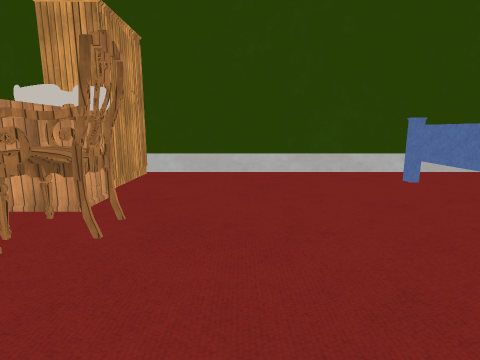
[1] (above)

21 first-person views from a walk through a scene from a Unity 3-D project. The camera is 1.3 m above the floor, tilts 10° down and sees 80° across. The floor is counted in squares, 1 m on a side. Each view is taken from the middle of a square. On the plan, view 1 faces up. The plan holds only what a view shows up to about 13 squares ahead; the rest is blank. The place goes on beyond the plan. The player character is not drawn. Door leaves are left out, so doorways stand open. Some surface patterns are stand-ins.

[2]
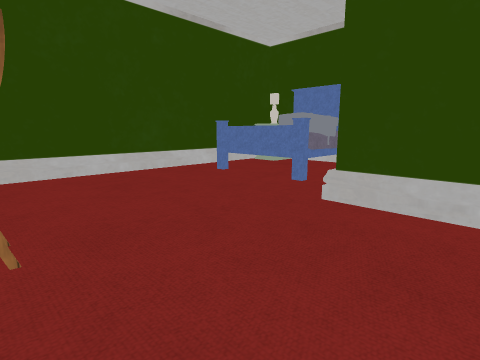

[3]
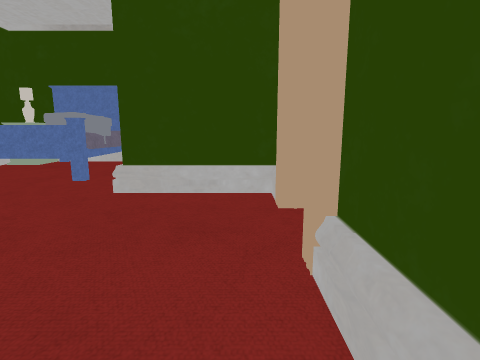

[4]
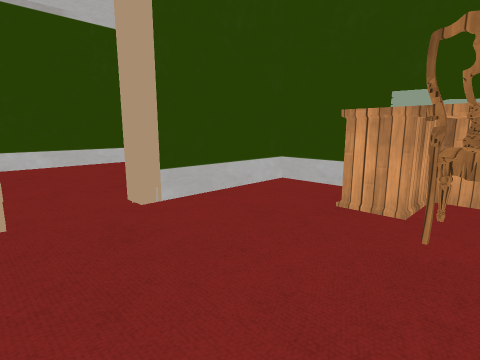

[5]
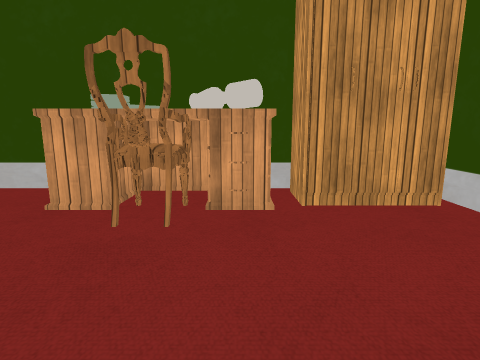

[6]
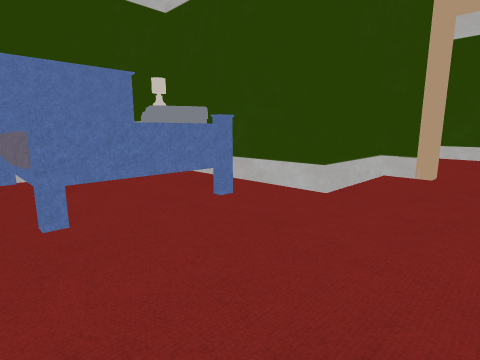

[7]
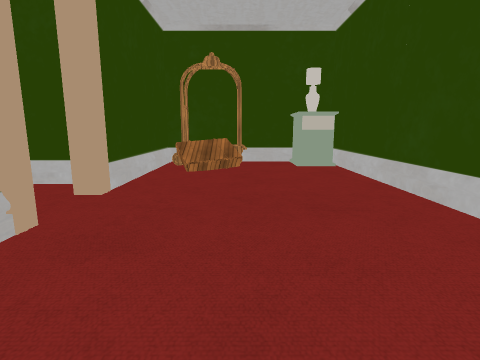

[8]
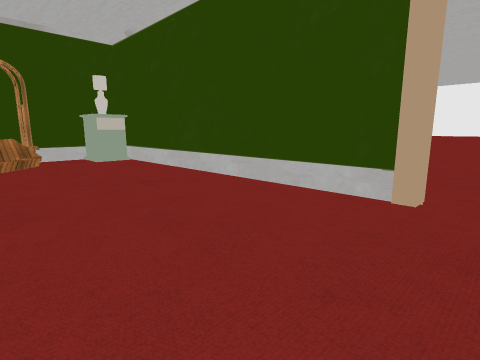

[9]
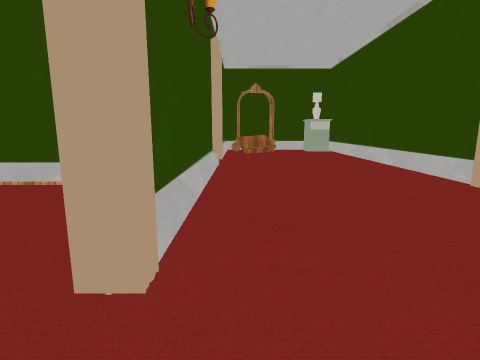

[10]
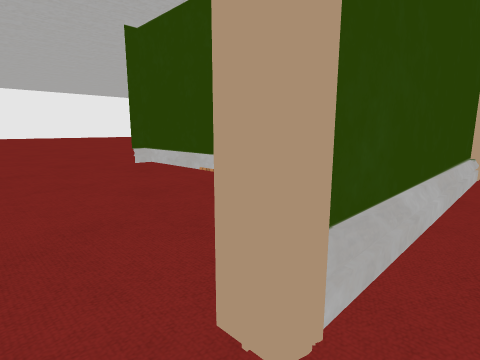

[11]
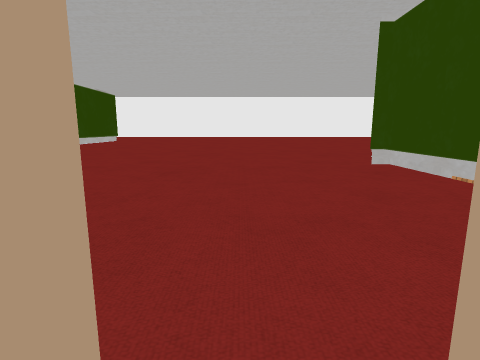

[12]
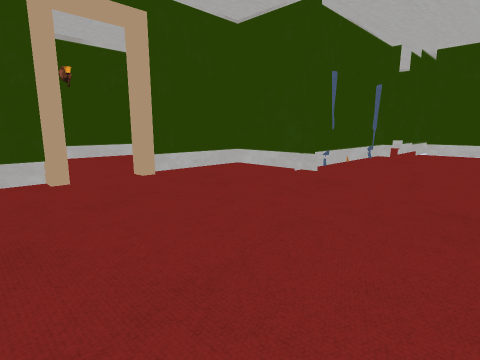

[13]
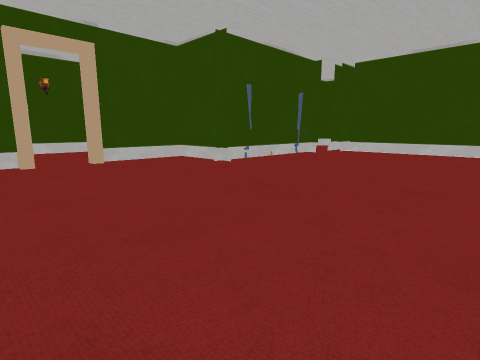

[14]
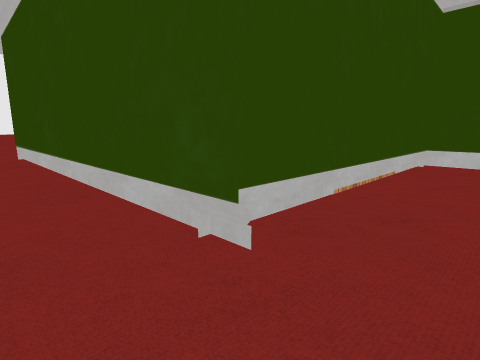

[15]
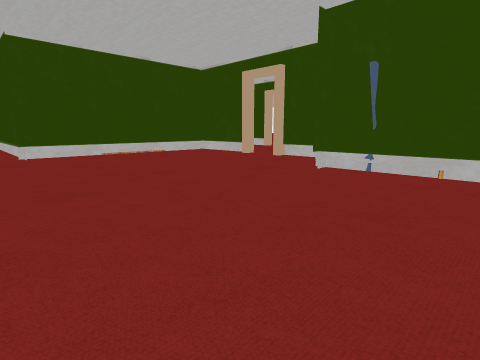

[16]
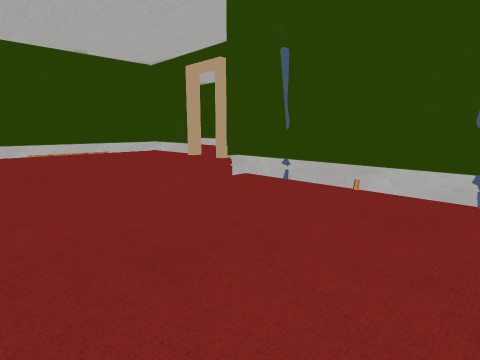

[17]
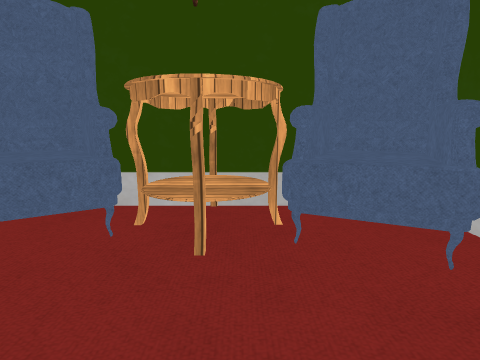

[18]
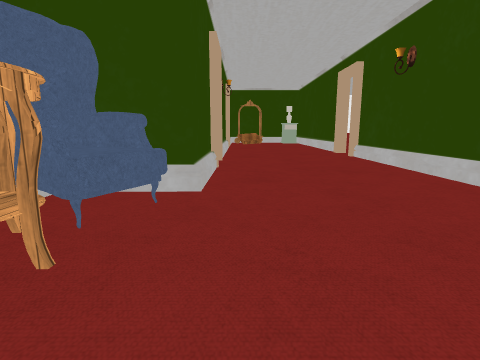

[19]
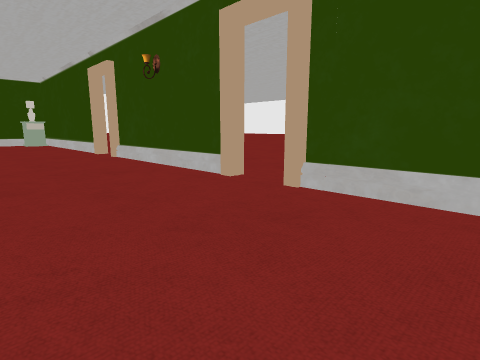

[20]
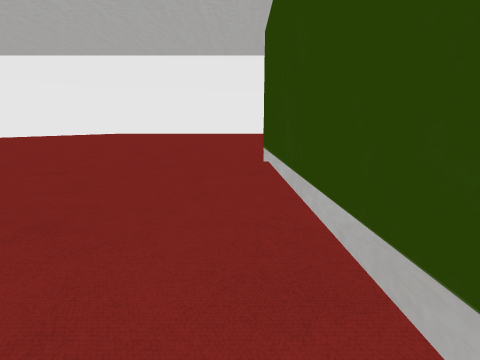

[21]
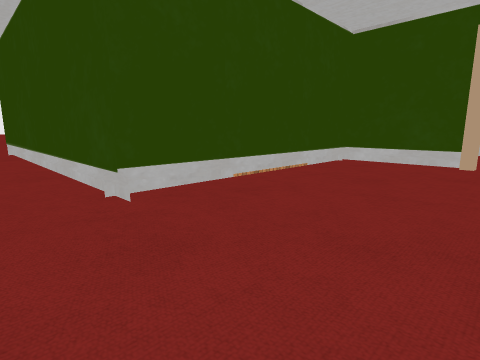

### Floor plan
Points are (right, up) in squares from view 1. A wall is a line through its corners. A room is listed if a view was taken in it or the views show most of it. See-through windows are left out.
Room 1 (views 1, 2, 3, 4, 5, 6, 12, 13, 14, 15, 16, 20, 21)
walls: (-4.5, 6.2) (-4.5, 5.6); (-4.5, 5.4) (-4.5, 9.1); (-5.1, 9) (6.5, 9) (-5, 9); (-4.5, 1.1) (-4.5, -0.7); (-8.6, -0.8) (-0.5, -0.8); (-11.1, -0.7) (-10.7, -0.7); (-4.3, -0.7) (-0.2, -0.7); (-14.9, 2.5) (-14.9, -1.1); (-4.5, -1) (-4.5, 1.6); (-14.9, -0.8) (-11.3, -0.8); (2.8, 2.5) (5.9, 2.5); (1.6, -0.7) (2.5, -0.7); (1.6, -0.8) (2.8, -0.8); (3, -0.8) (3, 2.5); (-20.6, 2) (-14.6, 2)
low walls: (-4.3, 6.3) (-4.3, 5.6); (-4.3, 5.5) (-4.3, 9.1); (-5.1, 8.8) (2.4, 8.8); (-4.3, 1.1) (-4.3, -0.7); (-8.5, -1.1) (-4.2, -1.2); (-4.3, -0.4) (-4.3, 1.5); (-14.9, -1.1) (-11.1, -1.1); (2.5, 8.8) (3.4, 8.8); (3.5, 8.8) (4.4, 8.8); (2.8, -0.8) (2.8, 2.5); (4.5, 8.8) (5.4, 8.8); (-20.5, 1.8) (-14.6, 1.8); (5.5, 8.8) (6.5, 8.8) (-5, 8.8)
ways out: open door at (-9.5, -1) to room 2; open door at (0.5, -1) to room 2
objects: other object (-4, 2) to (-4, 3); desk (-4, 4) to (-4, 5); desk (-3, 2); other object (-3, 3); lamp (-3, 4) to (-2, 5); wardrobe (-3, 6) to (-3, 8); chair (-2, 3) to (-2, 4); bed (4, 4) to (6, 7)
Room 2 (views 7, 8, 9, 10, 11, 17, 18, 19)
walls: (-11.1, -1) (-14.9, -1); (-4.8, -7.6) (6.5, -7.6); (-4.4, -7.7) (6.5, -7.7); (-14.9, -1.1) (-14.9, 2.4); (-14.5, -7.7) (-7.8, -7.7); (-15.2, -7.6) (-8, -7.6); (-1.6, -1.2) (-8.9, -1.2); (-0.5, -1) (-8.1, -1); (-0.2, -1.2) (-1.5, -1.2); (-17, 2) (-20.4, 2); (-20.6, -7.6) (-17.3, -7.6); (-20.6, -7.7) (-17.4, -7.7); (4.4, -1.2) (1.6, -1.2); (6.5, -1) (2, -1)
low walls: (-10.7, -1.2) (-14.9, -1.1); (5.4, -1.2) (4.5, -1.2); (6.5, -1.3) (5.5, -1.2)
ways out: open door at (-9.5, -1) to room 1; open door at (0.5, -1) to room 1; open door at (-16.5, -8); open door at (-5.5, -8)
objects: armchair (-21, 0) to (-20, 1); table (-19, 0) to (-18, 1); armchair (-17, -1) to (-16, 1); other object (6, -7); cart (6, -4); cart (6, -2)

Positions as (right, up) in squares from view 1, and headings:
1: (0, 0), facing up
2: (-2, 0), facing up-right
3: (-3, 0), facing right
4: (2, 4), facing down-left
5: (2, 5), facing left
6: (0, 8), facing down-right
7: (-4, -4), facing right
8: (-6, -2), facing down-right
9: (-11, -2), facing right
10: (-10, -2), facing up-right
11: (-10, -2), facing up
12: (-7, 7), facing down-left
13: (-7, 11), facing down-left
14: (-7, 11), facing down-right
15: (-20, 11), facing down-right
16: (-21, 8), facing down-right
17: (-18, -3), facing up
18: (-21, -2), facing right
19: (-21, -2), facing down-right
20: (-3, 10), facing right
21: (-10, 11), facing down-right
